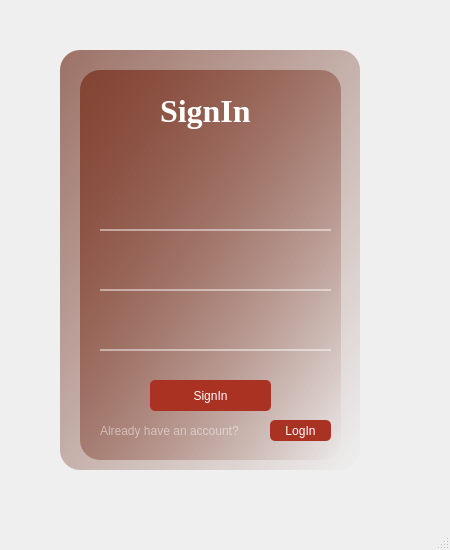
<?xml version="1.0" encoding="UTF-8"?>
<ui version="4.0">
 <class>MainWindow</class>
 <widget class="QMainWindow" name="MainWindow">
  <property name="geometry">
   <rect>
    <x>0</x>
    <y>0</y>
    <width>450</width>
    <height>550</height>
   </rect>
  </property>
  <property name="windowTitle">
   <string>MainWindow</string>
  </property>
  <widget class="QWidget" name="centralwidget">
   <widget class="QWidget" name="widget" native="true">
    <property name="geometry">
     <rect>
      <x>30</x>
      <y>20</y>
      <width>370</width>
      <height>480</height>
     </rect>
    </property>
    <widget class="QLabel" name="label">
     <property name="geometry">
      <rect>
       <x>30</x>
       <y>30</y>
       <width>300</width>
       <height>420</height>
      </rect>
     </property>
     <property name="styleSheet">
      <string notr="true">background-image: url(:/images/1234.jpg);
border-radius: 20px;</string>
     </property>
     <property name="text">
      <string/>
     </property>
    </widget>
    <widget class="QLabel" name="label_2">
     <property name="geometry">
      <rect>
       <x>30</x>
       <y>30</y>
       <width>300</width>
       <height>420</height>
      </rect>
     </property>
     <property name="styleSheet">
      <string notr="true">background-color: qlineargradient(spread:pad, x1:0, y1:0, x2:1, y2:1, stop:0 rgba(151, 106, 94, 241), stop:1 rgba(255, 255, 255, 0));
border-radius: 20px;</string>
     </property>
     <property name="text">
      <string/>
     </property>
    </widget>
    <widget class="QLabel" name="label_3">
     <property name="geometry">
      <rect>
       <x>50</x>
       <y>50</y>
       <width>261</width>
       <height>390</height>
      </rect>
     </property>
     <property name="styleSheet">
      <string notr="true">background-color: qlineargradient(spread:pad, x1:0, y1:0, x2:1, y2:1, stop:0 rgba(129, 64, 47, 241), stop:1 rgba(255, 255, 255, 0));
border-radius:20px;</string>
     </property>
     <property name="text">
      <string/>
     </property>
    </widget>
    <widget class="QLabel" name="label_4">
     <property name="geometry">
      <rect>
       <x>130</x>
       <y>70</y>
       <width>91</width>
       <height>41</height>
      </rect>
     </property>
     <property name="font">
      <font>
       <family>Times New Roman</family>
       <pointsize>24</pointsize>
       <weight>75</weight>
       <bold>true</bold>
      </font>
     </property>
     <property name="styleSheet">
      <string notr="true">color: rgb(255, 255, 255);</string>
     </property>
     <property name="text">
      <string>SignIn</string>
     </property>
    </widget>
    <widget class="QPlainTextEdit" name="plainTextEdit">
     <property name="geometry">
      <rect>
       <x>70</x>
       <y>170</y>
       <width>231</width>
       <height>41</height>
      </rect>
     </property>
     <property name="styleSheet">
      <string notr="true">background-color: rgba(0,0,0,0);
border:none;
border-bottom:2px solid rgba(255,255,255,118);
color:rgba(255,255,255,230);
padding-bottom:5px</string>
     </property>
     <property name="plainText">
      <string/>
     </property>
    </widget>
    <widget class="QPlainTextEdit" name="plainTextEdit_2">
     <property name="geometry">
      <rect>
       <x>70</x>
       <y>230</y>
       <width>231</width>
       <height>41</height>
      </rect>
     </property>
     <property name="styleSheet">
      <string notr="true">background-color: rgba(0,0,0,0);
border:none;
border-bottom:2px solid rgba(255,255,255,118);
color:rgba(255,255,255,230);
padding-bottom:5px</string>
     </property>
     <property name="plainText">
      <string/>
     </property>
    </widget>
    <widget class="QPlainTextEdit" name="plainTextEdit_3">
     <property name="geometry">
      <rect>
       <x>70</x>
       <y>290</y>
       <width>231</width>
       <height>41</height>
      </rect>
     </property>
     <property name="styleSheet">
      <string notr="true">background-color: rgba(0,0,0,0);
border:none;
border-bottom:2px solid rgba(255,255,255,118);
color:rgba(255,255,255,230);
padding-bottom:5px</string>
     </property>
     <property name="plainText">
      <string/>
     </property>
    </widget>
    <widget class="QPushButton" name="pushButton">
     <property name="geometry">
      <rect>
       <x>120</x>
       <y>360</y>
       <width>121</width>
       <height>31</height>
      </rect>
     </property>
     <property name="styleSheet">
      <string notr="true">border-radius:5px;
background-color: rgb(170, 50, 34);
color: rgb(255, 255, 255);
font: 12pt &quot;Times New Roman&quot;;</string>
     </property>
     <property name="text">
      <string>SignIn</string>
     </property>
    </widget>
    <widget class="QLabel" name="label_8">
     <property name="geometry">
      <rect>
       <x>70</x>
       <y>400</y>
       <width>161</width>
       <height>21</height>
      </rect>
     </property>
     <property name="styleSheet">
      <string notr="true">color: rgba(255,255,255,118);
font: 12pt &quot;Times New Roman&quot;;</string>
     </property>
     <property name="text">
      <string>Already have an account?</string>
     </property>
    </widget>
    <widget class="QPushButton" name="pushButton_3">
     <property name="geometry">
      <rect>
       <x>240</x>
       <y>400</y>
       <width>61</width>
       <height>21</height>
      </rect>
     </property>
     <property name="styleSheet">
      <string notr="true">border-radius:5px;
background-color: rgb(170, 50, 34);
color: rgb(255, 255, 255);
font: 12pt &quot;Times New Roman&quot;;</string>
     </property>
     <property name="text">
      <string>LogIn</string>
     </property>
    </widget>
   </widget>
  </widget>
  <widget class="QMenuBar" name="menubar">
   <property name="geometry">
    <rect>
     <x>0</x>
     <y>0</y>
     <width>450</width>
     <height>21</height>
    </rect>
   </property>
  </widget>
  <widget class="QStatusBar" name="statusbar"/>
 </widget>
 <resources>
  <include location="res.qrc"/>
 </resources>
 <connections/>
</ui>
